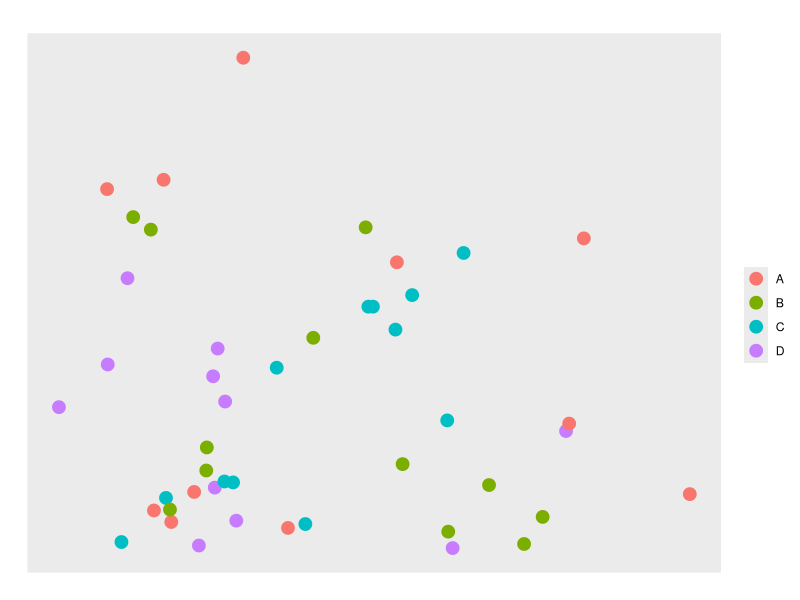

R code for this plot: (Note: this script raises an error after producing the figure.)
## ---- chunk 1
knitr::opts_chunk$set(echo = FALSE)
library(tidyr)
library(tidyverse)
## ---- chunk 2
set.seed(428)

# Generate a random N-item data frame, with x and y are normal distributed continuous variables,
# class is a categorical variable with 4 categories, while each category has nearly equal number of  items
N1 <- 46
rData_1 <- data.frame(x = abs(rnorm(N1)), y = abs(rnorm(N1)), class = c(1:N1) %% 4)
rData_1$class <- factor(as.factor(rData_1$class), labels = c("A", "B", "C", "D"))

# Scatter plot
color_1 <- ggplot(rData_1) +
  geom_point(aes(x = x, y = y, color = class), size = 4) +
  labs(x = "", y = "", title = "", color = "") +
  scale_x_continuous(breaks = NULL) +
  scale_y_continuous(breaks = NULL)
png(filename = "submissions/Liu_Guangyu/assignment2/graphs/color_1.png")
plot(color_1)
dev.off()
## ---- chunk 3
# General trend by shape
# Positive association
rData$x <- rnorm(N)
rData$y <- rnorm(N)
rData$y <- ifelse(rData$class == "D", 0.6*rData$x + 0.3*rData$y, rData$y)

shape_slope_1 <- ggplot(rData) +
  geom_point(aes(x = x, y = y, shape = class), size = 4) +
  labs(x = "x", y = "y", title = "") +
  scale_x_continuous(breaks = NULL) +
  scale_y_continuous(breaks = NULL)
png(filename = "submissions/Liu_Guangyu/assignment2/graphs/shape_slope_1.png")
plot(shape_slope_1)
dev.off()
